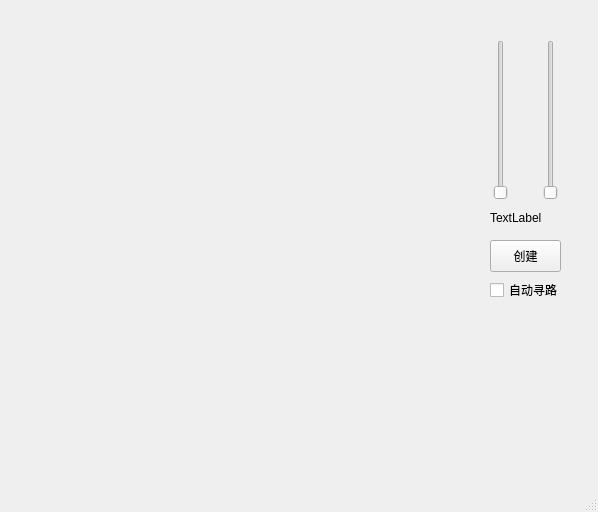
<?xml version="1.0" encoding="UTF-8"?>
<ui version="4.0">
 <class>MainWindow</class>
 <widget class="QMainWindow" name="MainWindow">
  <property name="geometry">
   <rect>
    <x>0</x>
    <y>0</y>
    <width>598</width>
    <height>512</height>
   </rect>
  </property>
  <property name="windowTitle">
   <string>小滑稽逃出迷宫</string>
  </property>
  <widget class="QWidget" name="centralWidget">
   <widget class="QPushButton" name="genarate_button">
    <property name="geometry">
     <rect>
      <x>490</x>
      <y>240</y>
      <width>71</width>
      <height>32</height>
     </rect>
    </property>
    <property name="text">
     <string>创建</string>
    </property>
   </widget>
   <widget class="QSlider" name="XSlider">
    <property name="geometry">
     <rect>
      <x>490</x>
      <y>40</y>
      <width>22</width>
      <height>160</height>
     </rect>
    </property>
    <property name="minimum">
     <number>3</number>
    </property>
    <property name="maximum">
     <number>26</number>
    </property>
    <property name="singleStep">
     <number>2</number>
    </property>
    <property name="orientation">
     <enum>Qt::Vertical</enum>
    </property>
   </widget>
   <widget class="QSlider" name="YSlider">
    <property name="geometry">
     <rect>
      <x>540</x>
      <y>40</y>
      <width>22</width>
      <height>160</height>
     </rect>
    </property>
    <property name="minimum">
     <number>3</number>
    </property>
    <property name="maximum">
     <number>26</number>
    </property>
    <property name="singleStep">
     <number>2</number>
    </property>
    <property name="orientation">
     <enum>Qt::Vertical</enum>
    </property>
   </widget>
   <widget class="QLabel" name="label">
    <property name="geometry">
     <rect>
      <x>490</x>
      <y>210</y>
      <width>71</width>
      <height>16</height>
     </rect>
    </property>
    <property name="text">
     <string>TextLabel</string>
    </property>
   </widget>
   <widget class="QCheckBox" name="findPathCheck">
    <property name="geometry">
     <rect>
      <x>490</x>
      <y>280</y>
      <width>87</width>
      <height>20</height>
     </rect>
    </property>
    <property name="text">
     <string>自动寻路</string>
    </property>
   </widget>
  </widget>
  <widget class="QMenuBar" name="menuBar">
   <property name="geometry">
    <rect>
     <x>0</x>
     <y>0</y>
     <width>598</width>
     <height>22</height>
    </rect>
   </property>
  </widget>
  <widget class="QStatusBar" name="statusBar"/>
 </widget>
 <layoutdefault spacing="6" margin="11"/>
 <resources/>
 <connections/>
</ui>
